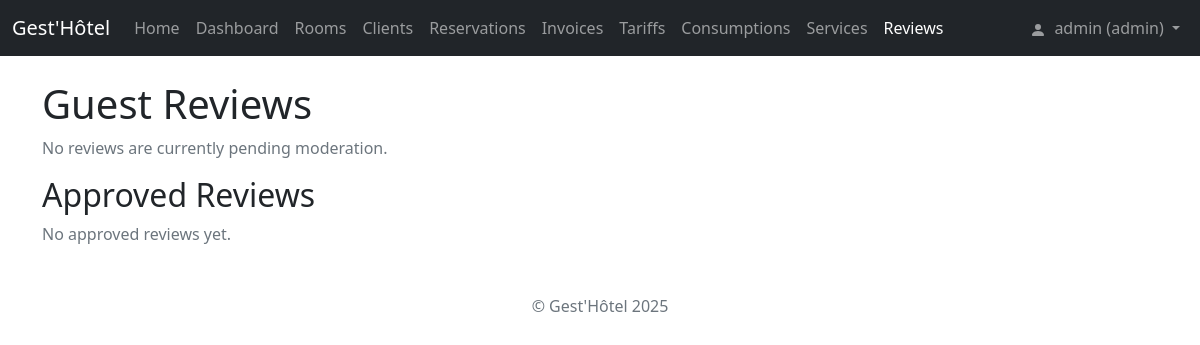
Before: /avis (signed in) with the older database file.
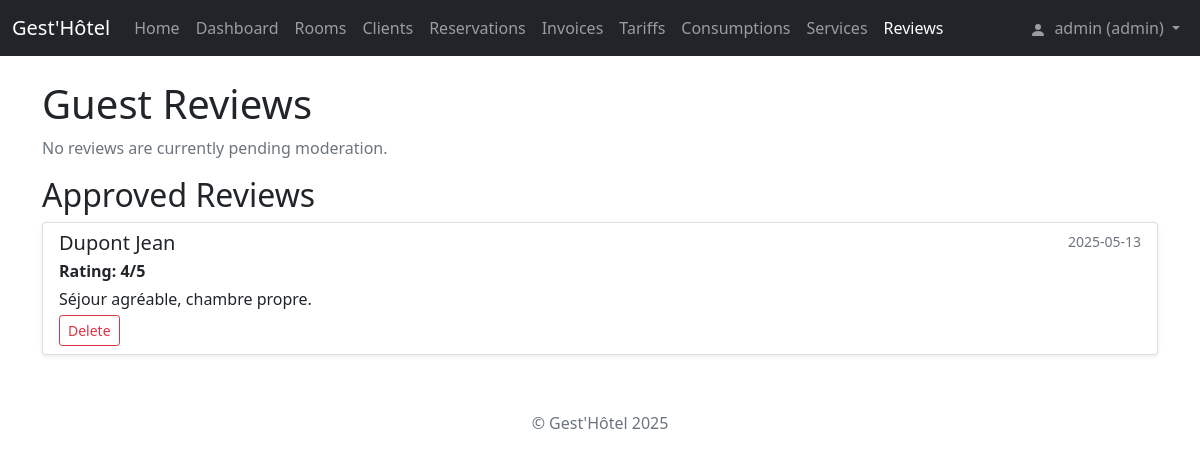
After: the same page with the newer database file.
### tables this page shows
CREATE TABLE avis (
            id_avis INTEGER PRIMARY KEY AUTOINCREMENT,
            id_client INTEGER NOT NULL,
            id_reservation INTEGER UNIQUE NOT NULL,
            note INTEGER NOT NULL CHECK(note BETWEEN 1 AND 5),
            commentaire TEXT,
            date_avis TEXT NOT NULL,
            moderated INTEGER DEFAULT 0 CHECK(moderated IN (0, 1)),
            FOREIGN KEY (id_client) REFERENCES clients(id_client) ON DELETE CASCADE,
            FOREIGN KEY (id_reservation) REFERENCES reservations(id_reservation) ON DELETE CASCADE
        );

### app.py (the view, shortened to what this page needs)
@app.route('/avis')
@login_required
def view_avis():
    conn = get_db_connection()
    try:
        approved_avis = conn.execute('SELECT a.*, c.nom || " " || c.prenom AS client_name FROM avis a JOIN clients c ON a.id_client = c.id_client WHERE a.moderated = 1 ORDER BY a.date_avis DESC, a.id_avis DESC').fetchall()
        pending_avis = []
        client_reservations_for_review = []
        if session.get('role') == 'admin':
            pending_avis = conn.execute('SELECT a.*, c.nom || " " || c.prenom AS client_name, a.id_reservation FROM avis a JOIN clients c ON a.id_client = c.id_client WHERE a.moderated = 0 ORDER BY a.date_avis DESC, a.id_avis DESC').fetchall()
    except Exception as e:
        flash(f'Error fetching reviews: {str(e)}', 'danger')
        approved_avis, pending_avis, client_reservations_for_review = [], [], []
    finally:
        if conn: conn.close()
    return render_template('avis.html', approved_avis=approved_avis, pending_avis=pending_avis, client_reservations=client_reservations_for_review)

### app.py (called while the page is built)
@app.context_processor
def inject_now():
    return {'now': datetime.utcnow}

def get_db_connection():
    conn = sqlite3.connect('gesthotel.db')
    conn.row_factory = sqlite3.Row # Access columns by name
    conn.execute("PRAGMA foreign_keys = ON") # Ensure FK constraints are active
    return conn

def login_required(f):
    @wraps(f)
    def decorated_function(*args, **kwargs):
        if 'user_id' not in session:
            flash('Please log in to access this page.', 'warning')
            return redirect(url_for('login', next=request.url))
        return f(*args, **kwargs)
    return decorated_function

### templates/avis.html (shortened to what this page needs)
{% extends "base.html" %}
{% block content %}
<h1>Guest Reviews</h1>
{% if session.role == 'admin' and pending_avis %}
<div class="card mb-4 border-warning">
    <div class="card-header bg-warning text-dark">Reviews Pending Moderation</div>
    <div class="card-body">
        <ul class="list-group">
            {% for review in pending_avis %}
            <li class="list-group-item d-flex justify-content-between align-items-start">
                <div class="ms-2 me-auto">
                    <div class="fw-bold">{{ review.client_name }} (Res #{{ review.id_reservation }}) - {{ review.date_avis }}</div>
                    <span class="badge bg-secondary">Rating: {{ review.note }}/5</span>
                    <p class="mb-0 mt-1">{{ review.commentaire }}</p>
                </div>
                 <div class="btn-group" role="group" aria-label="Moderation actions">
                     <form action="{{ url_for('approve_avis', id=review.id_avis) }}" method="post" style="display: inline;">
                         <button type="submit" class="btn btn-success btn-sm">Approve</button>
                     </form>
                     <form action="{{ url_for('delete_avis', id=review.id_avis) }}" method="post" style="display: inline;" onsubmit="return confirm('Delete this pending review?');">
                         <button type="submit" class="btn btn-danger btn-sm">Delete</button>
                     </form>
                 </div>
            </li>
            {% endfor %}
        </ul>
    </div>
</div>
{% elif session.role == 'admin' %}
 <p class="text-muted">No reviews are currently pending moderation.</p>
{% endif %}
<h2>Approved Reviews</h2>
{% if approved_avis %}
<div class="list-group">
    {% for review in approved_avis %}
    <div class="list-group-item list-group-item-action flex-column align-items-start mb-2 shadow-sm">
        <div class="d-flex w-100 justify-content-between">
            <h5 class="mb-1">{{ review.client_name }}</h5>
            <small class="text-muted">{{ review.date_avis }}</small>
        </div>
         <p class="mb-1"><strong>Rating: {{ review.note }}/5</strong></p>
        <p class="mb-1">{{ review.commentaire }}</p>
         {% if session.role == 'admin' %}
            <form action="{{ url_for('delete_avis', id=review.id_avis) }}" method="post" style="display: inline;" class="mt-1" onsubmit="return confirm('Delete this approved review?');">
                 <button type="submit" class="btn btn-outline-danger btn-sm">Delete</button>
            </form>
         {% endif %}
    </div>
    {% endfor %}
</div>
{% else %}
<p class="text-muted">No approved reviews yet.</p>
{% endif %}
{% endblock %}

Changed rows visible on the page:
added avis: client_name "Dupont Jean", date_avis "2025-05-13", note "4", commentaire "Séjour agréable, chambre propre."
Other visible differences:
text no longer shown: "No approved reviews yet."
